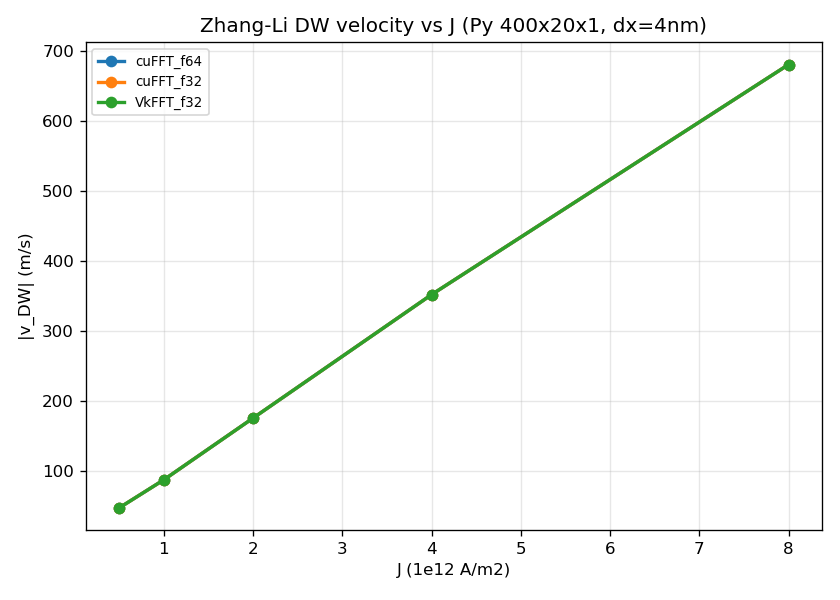

Write the Python code that produced this figure.
"""
Notebook 44: Zhang-Li DW Motion -- Build Comparison
Permalloy strip 400x20x1, dx=4nm (1.6um x 80nm).
Sweeps J, measures v_DW vs J. Shows Walker breakdown.
Runs across CS cuFFT f64 / cuFFT f32 / VkFFT f32 + mumax3.
"""
import sys, pathlib, time, json
import numpy as np
sys.path.insert(0, str(pathlib.Path(__file__).parent))
import bench_utils as bu
sys.stdout.reconfigure(encoding="utf-8")

MX3_DW = pathlib.Path(__file__).parent / "mx3" / "dw_motion.mx3"
Ms=860e3; A=13e-12; K=0.0; alpha=0.01; P=0.5; xi=0.05
DX=4e-9; NX,NY,NZ=400,20,1
DT=5e-14; T_SIM=5e-10
N_STEPS=int(T_SIM/DT)
J_VALS=np.array([0.5,1.0,2.0,4.0,8.0])*1e12
mu_B=9.274e-24; e_ch=1.6022e-19

print("="*70)
print("Notebook 44: Zhang-Li DW Motion -- Build Comparison")
print(f"  Py strip {NX}x{NY}x{NZ}, dx={DX*1e9:.0f} nm")
print("="*70)


def _init_dw(mm, g):
    m0 = mm.VectorField3D(g)
    mid = NX//2
    for idx in range(NX*NY*NZ):
        x = idx % NX
        if x < mid-5:
            m0[idx] = mm.Vec3(1,0,0)
        elif x > mid+5:
            m0[idx] = mm.Vec3(-1,0,0)
        else:
            theta = np.pi*(x-mid+5)/10.0
            m0[idx] = mm.Vec3(float(np.cos(theta)), float(np.sin(theta)), 0.0)
    return m0


def _dw_pos(arr):
    mx = arr[0,:,:,0]
    grad_x = np.gradient(mx.mean(0))
    return float(np.argmin(grad_x)) * DX


def run_cs(build_label):
    mm  = bu.load_mm(build_label)
    g   = mm.StructuredGrid(NX, NY, NZ, DX, DX, DX)
    mat = mm.Material()
    mat.Ms=Ms; mat.A_exchange=A; mat.K_uniaxial=K; mat.alpha=alpha
    demag   = mm.DemagFieldGPU(g)
    exch    = mm.ExchangeFieldGPU(g)
    fields  = mm.FieldSumGPU(); fields.add(exch)
    zl      = mm.ZhangLiSTTGPU(g, mm.Vec3(1e12, 0, 0), P, xi)
    torques = mm.SpinTorqueSumGPU(); torques.add(zl)
    m0 = _init_dw(mm, g)
    t0_all = time.perf_counter(); v_list = []
    for J in J_VALS:
        zl.J = mm.Vec3(float(J), 0, 0)
        heun = mm.HeunIntegratorGPU(g, DT, 0)
        heun.upload(m0)
        tmp = mm.VectorField3D(g); heun.download(tmp)
        pos0 = _dw_pos(mm.to_numpy(tmp))
        for _ in range(N_STEPS):
            heun.step(mat, demag, fields, 0.0, torques)
        tmp = mm.VectorField3D(g); heun.download(tmp)
        pos1 = _dw_pos(mm.to_numpy(tmp))
        v_list.append(float((pos1-pos0)/T_SIM))
    wall_ms = (time.perf_counter()-t0_all)*1e3
    return {"build":build_label,"wall_ms":wall_ms,
            "J_vals":J_VALS.tolist(),"v_list":v_list,
            "ms_per_ns":wall_ms/(T_SIM*1e9)}


results = []
for bl in bu.BUILDS:
    if not bu.BUILDS[bl].exists(): print(f"[SKIP] {bl}"); continue
    print(f"\n--- {bl} ---")
    try:
        r = run_cs(bl); results.append(r)
        print(f"  Wall: {r['wall_ms']:.0f} ms ({r['ms_per_ns']:.1f} ms/ns)")
        for J,v in zip(J_VALS,r['v_list']):
            print(f"  J={J/1e12:.1f}e12  v={v:.0f} m/s")
    except Exception as e:
        print(f"  ERROR: {e}")

print("\n--- mumax3 ---")
mx3r = bu.run_mumax3(MX3_DW, 300)
print(f"  Wall: {mx3r.get('wall_ms'):.0f} ms" if mx3r['ok'] else f"  {mx3r.get('error','failed')}")

print("\n--- mumax+ (Zhang-Li CIP, Heun fixed dt) ---")
def dw_mumaxplus(mxp):
    import time, numpy as np
    world = mxp.World(cellsize=(DX, DX, DX))
    mag   = mxp.Ferromagnet(world, mxp.Grid((NX, NY, NZ)))
    mag.msat=Ms; mag.aex=A; mag.alpha=alpha
    mag.enable_zhang_li_torque    = True
    mag.enable_slonczewski_torque = False
    mag.xi  = xi
    mag.pol = P
    # Build DW initial state (same as CS _init_dw)
    mid = NX // 2
    m_arr = np.zeros((3, NZ, NY, NX))   # (3, nz, ny, nx)
    for iy in range(NY):
        for ix in range(NX):
            if ix < mid - 5:
                m_arr[0, 0, iy, ix] = 1.0
            elif ix > mid + 5:
                m_arr[0, 0, iy, ix] = -1.0
            else:
                theta = np.pi * (ix - mid + 5) / 10.0
                m_arr[0, 0, iy, ix] = float(np.cos(theta))
                m_arr[1, 0, iy, ix] = float(np.sin(theta))
    m_arr /= np.linalg.norm(m_arr, axis=0, keepdims=True).clip(1e-30)
    t0_all = time.perf_counter()
    v_list = []
    for J in J_VALS:
        mag.jcur = (float(J), 0, 0)
        mag.magnetization = m_arr
        world.timesolver.adaptive_timestep = False
        world.timesolver.timestep = DT
        world.timesolver.run(0)  # reset time to 0 for each J
        # get initial DW position
        m_np0 = mag.magnetization.eval()   # (3, nz, ny, nx)
        mx0 = m_np0[0, 0, :, :].mean(0)   # (nx,)
        grad0 = np.gradient(mx0); pos0 = float(np.argmin(grad0)) * DX
        world.timesolver.run(T_SIM)
        m_np1 = mag.magnetization.eval()
        mx1 = m_np1[0, 0, :, :].mean(0)
        grad1 = np.gradient(mx1); pos1 = float(np.argmin(grad1)) * DX
        v_list.append((pos1 - pos0) / T_SIM)
    wall_ms = (time.perf_counter() - t0_all) * 1e3
    return {"wall_ms": wall_ms, "v_list": [float(v) for v in v_list],
            "ms_per_ns": wall_ms / (T_SIM * len(J_VALS) * 1e9)}

mxpr = bu.run_mumaxplus(dw_mumaxplus, timeout_s=300)
if mxpr["ok"]:
    print(f"  Wall: {mxpr['wall_ms']:.0f} ms ({mxpr['ms_per_ns']:.1f} ms/ns per run)")
    for J, v in zip(J_VALS, mxpr["v_list"]):
        print(f"  J={J/1e12:.1f}e12  v={v:.0f} m/s")
else:
    print(f"  {mxpr.get('error','failed')}")

print("\n"+"="*70)
print("SUMMARY -- DW Velocity vs J (Zhang-Li, Py 400x20x1)")
header = ["J (e12 A/m2)"] + [f"{J/1e12:.1f}" for J in J_VALS]
print("  ".join(f"{v:<14}" for v in header))
for r in results:
    row = [r['build']] + [f"{v:.0f} m/s" for v in r['v_list']]
    print("  ".join(f"{v:<14}" for v in row))
if mx3r['ok'] and mx3r.get('wall_ms'):
    print(f"mumax3 wall: {mx3r['wall_ms']:.0f} ms")
if mxpr["ok"]:
    row = ["mumax+"] + [f"{v:.0f} m/s" for v in mxpr["v_list"]]
    print("  ".join(f"{v:<14}" for v in row))

out = {"scenario":"Zhang-Li DW Motion","cs":results,
       "mumax3_wall_ms":mx3r.get("wall_ms"), "mumaxplus": mxpr}
(pathlib.Path(__file__).parent/"44_results.json").write_text(
    json.dumps(out,indent=2,default=str),encoding="utf-8")

try:
    import matplotlib; matplotlib.use('Agg')
    import matplotlib.pyplot as plt
    fig,ax=plt.subplots(figsize=(7,5))
    for r,c in zip(results,["C0","C1","C2"]):
        ax.plot(np.array(r['J_vals'])/1e12,np.abs(r['v_list']),'o-',
                color=c,label=r['build'],lw=2,ms=6)
    ax.set_xlabel("J (1e12 A/m2)"); ax.set_ylabel("|v_DW| (m/s)")
    ax.set_title(f"Zhang-Li DW velocity vs J (Py {NX}x{NY}x{NZ}, dx={DX*1e9:.0f}nm)")
    ax.legend(fontsize=8); ax.grid(alpha=0.3)
    plt.tight_layout()
    plt.savefig(str(pathlib.Path(__file__).parent/"44_dw_motion_comparison.png"),dpi=120)
    print("\nPlot: 44_dw_motion_comparison.png")
except Exception as e:
    print(f"Plot error: {e}")
